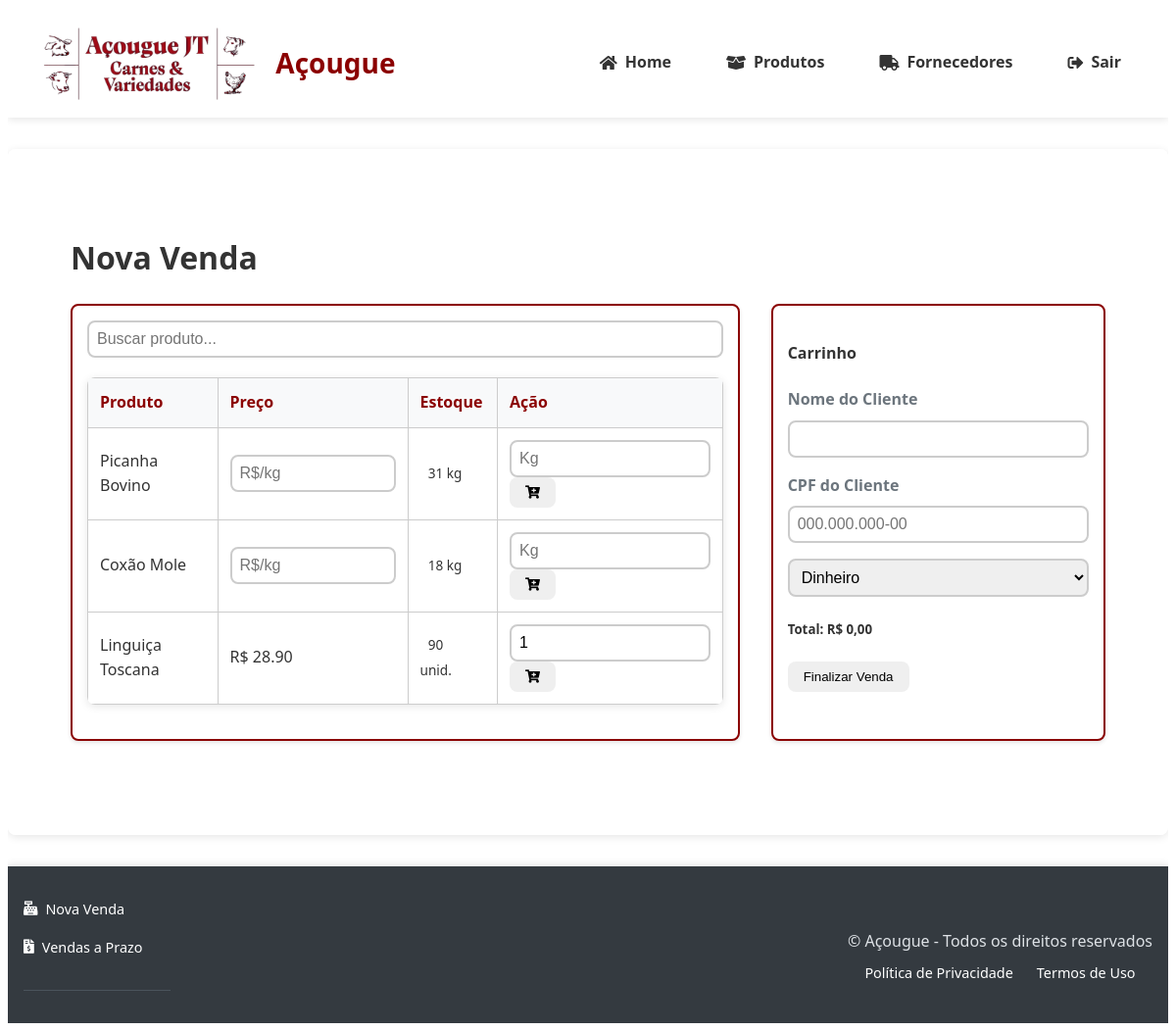
The page /vendas/nova (signed in) on the database as committed earlier.
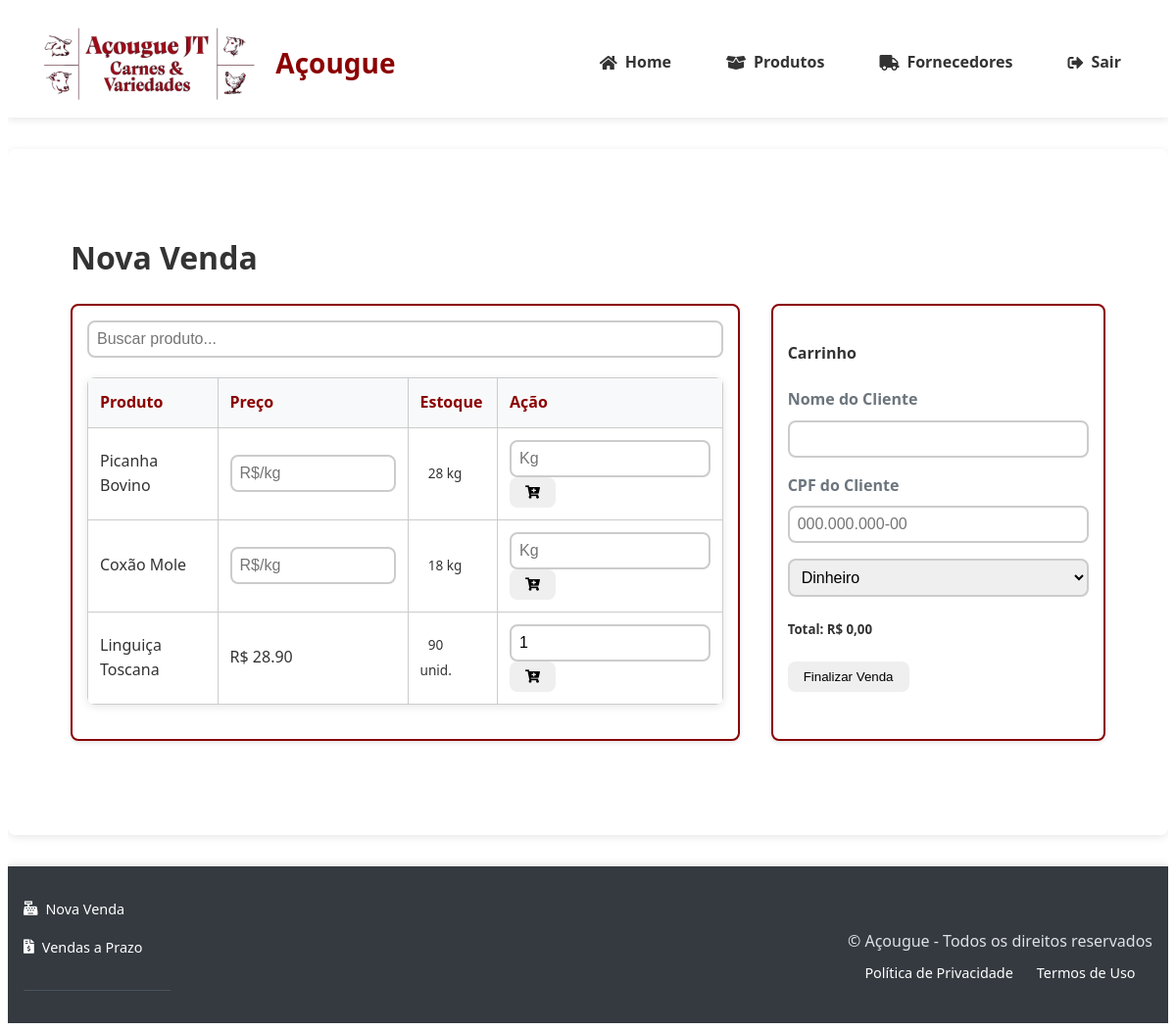
The same page on the database as committed later.
### tables this page shows
CREATE TABLE produtos (
                id INTEGER PRIMARY KEY AUTOINCREMENT,
                nome TEXT NOT NULL,
                descricao TEXT,
                categoria TEXT NOT NULL,
                preco DECIMAL(10,2) NOT NULL,
                quantidade INTEGER NOT NULL,
                estoque_minimo INTEGER DEFAULT 0,
                codigo_barras TEXT UNIQUE,
                foto TEXT,
                fornecedor_id INTEGER REFERENCES fornecedores(id) ON DELETE SET NULL,
                data_validade DATE,
                created_at TIMESTAMP DEFAULT CURRENT_TIMESTAMP,
                updated_at TIMESTAMP DEFAULT CURRENT_TIMESTAMP,
                tipo_venda TEXT NOT NULL DEFAULT 'unidade'
            );

### app.py (the view, shortened to what this page needs)
@app.route('/vendas/nova', methods=['GET', 'POST'])
@login_required
def nova_venda():
    produtos = listar_produtos_simples()
    current_date = datetime.now().strftime('%Y-%m-%d')
    return render_template('vendas/nova.html', produtos=produtos, current_date=current_date)

### banco_dados.py (called while the page is built)
@contextmanager
def get_db_connection():
    conn = sqlite3.connect(DB_PATH)
    conn.row_factory = sqlite3.Row
    conn.execute("PRAGMA foreign_keys = ON")
    try:
        yield conn
    finally:
        conn.close()

def listar_produtos_simples():
    with get_db_connection() as conn:
        cursor = conn.execute("SELECT id, nome, preco, quantidade, tipo_venda FROM produtos")
        return [dict(row) for row in cursor.fetchall()]

### templates/vendas/nova.html (shortened to what this page needs)
{% extends 'base.html' %}
{% block content %}
<div class="container-venda">
    <header class="mb-4">
        <h1 class="h2 text-primary">Nova Venda</h1>
    </header>
    <div class="grid-venda">
        <section class="card">
            <input type="text" id="filtro-produto" class="form-control mb-3" placeholder="Buscar produto...">
            <table class="table">
                <thead>
                    <tr>
                        <th>Produto</th>
                        <th>Preço</th>
                        <th>Estoque</th>
                        <th class="text-center">Ação</th>
                    </tr>
                </thead>
                <tbody>
                    {% for p in produtos %}
                    <tr class="produto-item align-middle" data-id="{{ p.id }}" data-estoque="{{ p.quantidade }}" data-tipo="{{ p.tipo_venda }}">
                        <td>{{ p.nome }}</td>
                        <td>
                            {% if p.tipo_venda == 'quilo' %}
                                <input type="number" step="0.01" class="form-control form-control-sm preco-quilo" placeholder="R$/kg">
                            {% else %}
                                R$ {{ "%.2f"|format(p.preco) }}
                            {% endif %}
                        </td>
                        <td>
                            <span class="badge badge-estoque">
                                {{ p.quantidade }} {% if p.tipo_venda == 'quilo' %}kg{% else %}unid.{% endif %}
                            </span>
                        </td>
                        <td class="text-center">
                            {% if p.tipo_venda == 'quilo' %}
                                <input type="number" step="0.01" class="form-control form-control-sm peso-quilo" placeholder="Kg">
                            {% else %}
                                <input type="number" min="1" max="{{ p.quantidade }}" class="form-control form-control-sm quantidade-input" value="1">
                            {% endif %}
                            <button class="btn btn-sm btn-primary btn-adicionar ml-2">
                                <i class="fas fa-cart-plus"></i>
                            </button>
                        </td>
                    </tr>
                    {% endfor %}
                </tbody>
            </table>
        </section>
        <aside class="carrinho card">
            <h4 class="mb-3">Carrinho</h4>
            <form id="form-venda">
                <div class="form-group">
                    <label for="nome_cliente">Nome do Cliente</label>
                    <input type="text" id="nome_cliente" name="nome_cliente" class="form-control" required>
                </div>
                <div class="form-group">
                    <label for="cpf">CPF do Cliente</label>
                    <input type="text" id="cpf" name="cpf" class="form-control" placeholder="000.000.000-00" required>
                </div>
                <div class="form-group">
                    <select id="metodo_pagamento" name="metodo_pagamento" class="form-control">
                        <option>Dinheiro</option>
                    </select>
                </div>
                <div class="mb-3">
                    <h5 class="text-primary">Total: <span id="total-venda">R$ 0,00</span></h5>
                </div>
                <button type="submit" class="btn btn-primary btn-block">Finalizar Venda</button>
            </form>
        </aside>
    </div>
</div>
{% endblock %}

Rows that differ between the two databases and show on the page:
changed produtos "Picanha Bovino": quantidade "31" → "28"
